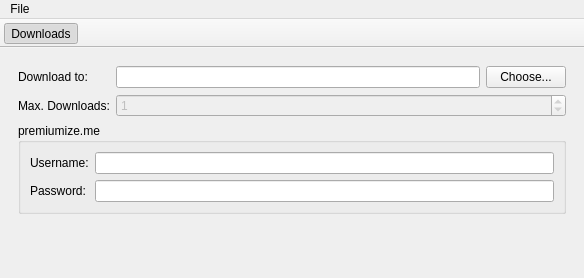
<?xml version="1.0" encoding="UTF-8"?>
<ui version="4.0">
 <class>PreferencesWindow</class>
 <widget class="QMainWindow" name="PreferencesWindow">
  <property name="geometry">
   <rect>
    <x>0</x>
    <y>0</y>
    <width>584</width>
    <height>278</height>
   </rect>
  </property>
  <property name="windowTitle">
   <string>Preferences</string>
  </property>
  <property name="unifiedTitleAndToolBarOnMac">
   <bool>true</bool>
  </property>
  <widget class="QWidget" name="centralwidget">
   <layout class="QVBoxLayout" name="verticalLayout">
    <item>
     <widget class="QStackedWidget" name="stackedWidget">
      <widget class="QWidget" name="pageDownloads">
       <layout class="QFormLayout" name="formLayout_2">
        <item row="0" column="0">
         <widget class="QLabel" name="label_3">
          <property name="text">
           <string>Download to:</string>
          </property>
         </widget>
        </item>
        <item row="0" column="1">
         <layout class="QHBoxLayout" name="horizontalLayout">
          <property name="topMargin">
           <number>0</number>
          </property>
          <property name="rightMargin">
           <number>0</number>
          </property>
          <item>
           <widget class="QLineEdit" name="lineEditDownloadFolder"/>
          </item>
          <item>
           <widget class="QPushButton" name="pushButtonChooseDownloadFolder">
            <property name="text">
             <string>Choose...</string>
            </property>
           </widget>
          </item>
         </layout>
        </item>
        <item row="1" column="0">
         <widget class="QLabel" name="label_5">
          <property name="text">
           <string>Max. Downloads:</string>
          </property>
         </widget>
        </item>
        <item row="1" column="1">
         <widget class="QSpinBox" name="spinBoxMaxDownloads">
          <property name="enabled">
           <bool>false</bool>
          </property>
          <property name="value">
           <number>1</number>
          </property>
         </widget>
        </item>
        <item row="2" column="0" colspan="2">
         <widget class="QGroupBox" name="groupBox">
          <property name="title">
           <string>premiumize.me</string>
          </property>
          <layout class="QFormLayout" name="formLayout">
           <item row="0" column="0">
            <widget class="QLabel" name="label">
             <property name="text">
              <string>Username:</string>
             </property>
            </widget>
           </item>
           <item row="1" column="0">
            <widget class="QLabel" name="label_2">
             <property name="text">
              <string>Password:</string>
             </property>
            </widget>
           </item>
           <item row="0" column="1">
            <widget class="QLineEdit" name="lineEditUserName"/>
           </item>
           <item row="1" column="1">
            <widget class="QLineEdit" name="lineEditPassword"/>
           </item>
          </layout>
         </widget>
        </item>
       </layout>
      </widget>
     </widget>
    </item>
   </layout>
  </widget>
  <widget class="QToolBar" name="toolBar">
   <property name="windowTitle">
    <string>toolBar</string>
   </property>
   <property name="movable">
    <bool>false</bool>
   </property>
   <property name="toolButtonStyle">
    <enum>Qt::ToolButtonTextUnderIcon</enum>
   </property>
   <property name="floatable">
    <bool>false</bool>
   </property>
   <attribute name="toolBarArea">
    <enum>TopToolBarArea</enum>
   </attribute>
   <attribute name="toolBarBreak">
    <bool>false</bool>
   </attribute>
   <addaction name="actionDownloads"/>
  </widget>
  <widget class="QMenuBar" name="menuBar">
   <property name="geometry">
    <rect>
     <x>0</x>
     <y>0</y>
     <width>584</width>
     <height>22</height>
    </rect>
   </property>
   <widget class="QMenu" name="menuFile">
    <property name="title">
     <string>File</string>
    </property>
    <addaction name="actionClose"/>
   </widget>
   <addaction name="menuFile"/>
  </widget>
  <action name="actionDownloads">
   <property name="checkable">
    <bool>true</bool>
   </property>
   <property name="checked">
    <bool>true</bool>
   </property>
   <property name="text">
    <string>Downloads</string>
   </property>
  </action>
  <action name="actionClose">
   <property name="text">
    <string>Close</string>
   </property>
   <property name="shortcut">
    <string>Ctrl+W</string>
   </property>
  </action>
 </widget>
 <resources/>
 <connections/>
</ui>
